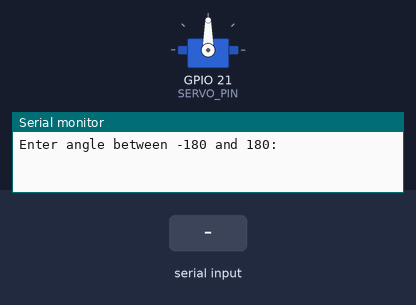
Recording of a sketch running on a simulated ESP32. Shown: servo, the last lines printed to the serial monitor. The test bench sets the inputs (shaded band).

Above: at 1.2 s.
1.3 s: "90,45\n" received over Serial
At 1.47 s:
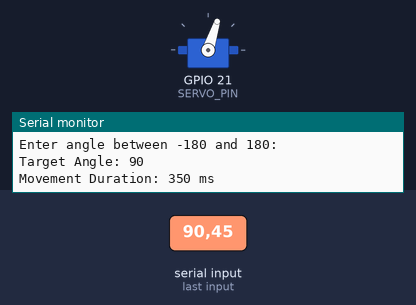
3.1 s: "0\n" received over Serial
4.6 s: "200\n" received over Serial
Timing chart, 0 to 7.6 s (numbered marks = the images above; inputs shaded):
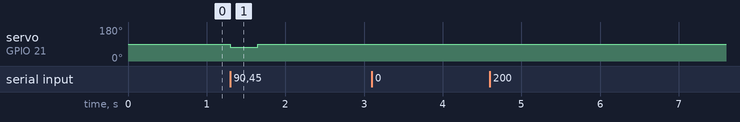

Measured:
- after the input at 1.3 s, servo on GPIO 21 (SERVO_PIN): 90° → 72° at once, → 90° 0.35 s later

The sketch:

ConServo_PosCon_ESP32.ino
```cpp
// (licence header left out)
#include <ESP32Servo.h>

// Servo object
Servo myservo;

// Constants for servo control
const int STOP_SIGNAL = 1500;  // Neutral signal to stop servo movement
const int CW_SIGNAL = 1400;    // Signal for clockwise rotation
const int CCW_SIGNAL = 1575;   // Signal for counterclockwise rotation

// Timing settings
const long CW_TIME_FACTOR = 700L;  // Time factor for CW movement (ms per degree)
const long CCW_TIME_FACTOR = 800L; // Time factor for CCW movement (ms per degree)

// Movement control variables
bool isMoving = false;
unsigned long moveStartTime = 0;
unsigned long moveDuration = 0;
int targetAngle = 0;  // Stores the target angle

const int SERVO_PIN = 21; // GPIO pin connected to the servo

void setup() {
  Serial.begin(115200);

  myservo.attach(SERVO_PIN, 1000, 2000);  // Attach the servo with PWM range 1000-2000 µs
  stopServo();  // Ensure the servo is stopped
  Serial.println("Enter angle between -180 and 180: ");
}

void loop() {
  if (Serial.available() > 0 && !isMoving) {
    int inputAngle = Serial.parseInt();

    // Flush the input buffer to remove unwanted characters
    while (Serial.available() > 0) {
      Serial.read();
    }

    // Validate the input angle
    if (inputAngle < -180 || inputAngle > 180) {
      Serial.print("\nTarget Angle: ");
      Serial.println(inputAngle);
      Serial.println("Invalid angle!");
      return;
    }

    targetAngle = inputAngle;
    handleServoMovement(targetAngle);
  }

  checkAndStopServo();
}

// Function to initiate servo movement
void handleServoMovement(int angle) {
  Serial.print("\nTarget Angle: ");
  Serial.println(angle);

  if (angle == 0) {
    Serial.println("No movement required.");
    return;
  }

  // Calculate duration and set direction
  if (angle > 0) {
    moveDuration = (abs(angle) * CW_TIME_FACTOR) / 180;
    myservo.writeMicroseconds(CW_SIGNAL);
  } else {
    moveDuration = (abs(angle) * CCW_TIME_FACTOR) / 180;
    myservo.writeMicroseconds(CCW_SIGNAL);
  }

  Serial.print("Movement Duration: ");
  Serial.print(moveDuration);
  Serial.println(" ms");

  // Start movement
  isMoving = true;
  moveStartTime = millis();
}

// Function to stop the servo
void stopServo() {
  myservo.writeMicroseconds(STOP_SIGNAL);
}

// Function to check if the movement duration has elapsed and stop the servo
void checkAndStopServo() {
  if (isMoving && (millis() - moveStartTime >= moveDuration)) {
    stopServo();
    isMoving = false;
    Serial.println("Movement Executed");
  }
}
```
